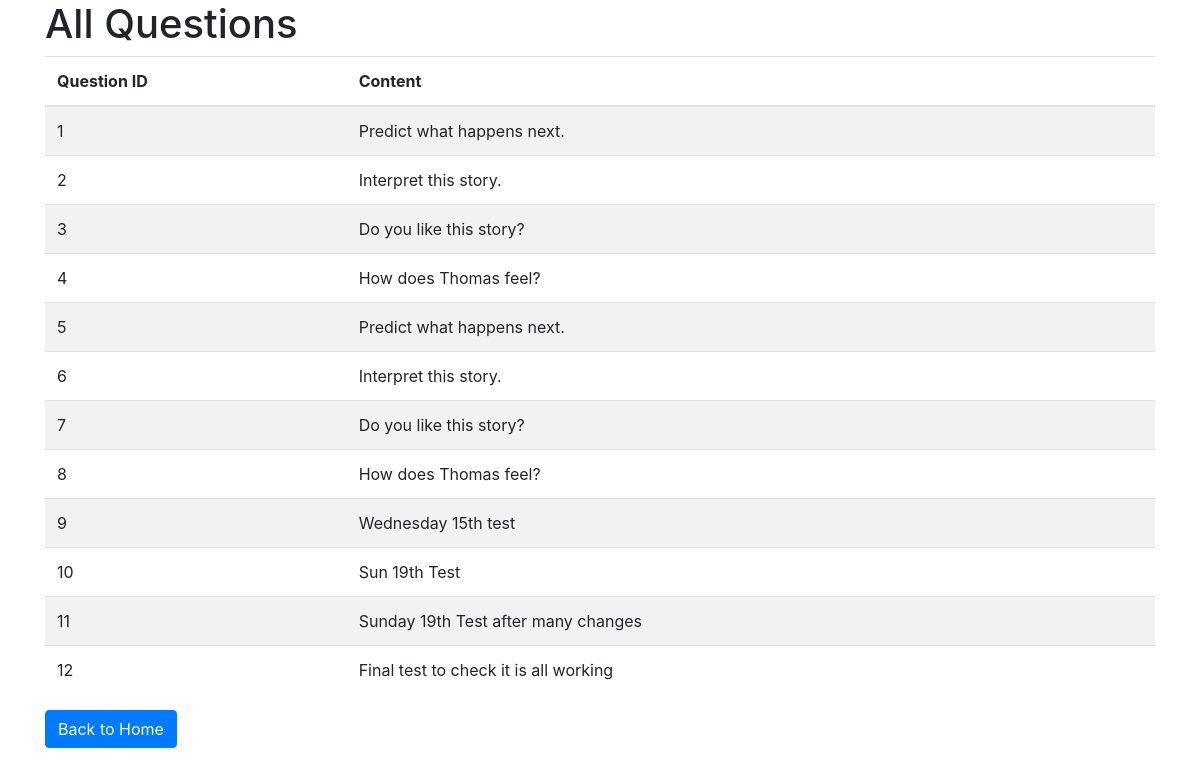
The app's page /see_all_questions, older data.
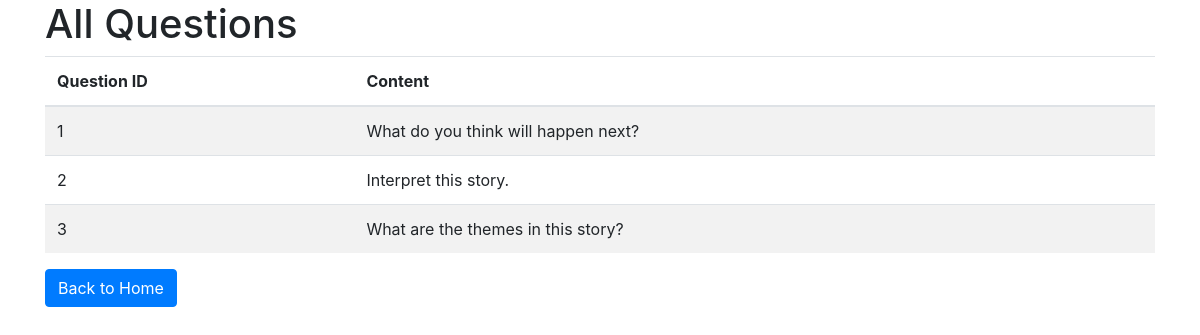
The same page, newer data.
### app/models.py (models this page shows, shortened)
class Question(db.Model):
    __tablename__ = 'question'
    question_id = db.Column(db.Integer, primary_key=True, autoincrement=True)
    content = db.Column(db.Text, nullable=False)

### app/routes.py (the view)
@bp.route('/see_all_questions')
def see_all_questions():
    questions = question_service.get_all_questions()
    return render_template('see_all_questions.html', questions=questions)

### app/services/question_service.py (called while the page is built)
def get_all_questions():
    return Question.query.all()

### app/templates/see_all_questions.html (shortened to what this page needs)
<!DOCTYPE html>
<html lang="en">
<head>
    <link rel="stylesheet" href="https://stackpath.bootstrapcdn.com/bootstrap/4.5.2/css/bootstrap.min.css">
</head>
<body>
    <div class="container">
        <h1>All Questions</h1>
        <table class="table table-striped">
            <thead>
                <tr>
                    <th>Question ID</th>
                    <th>Content</th>
                </tr>
            </thead>
            <tbody>
                {% for question in questions %}
                <tr>
                    <td>{{ question.question_id }}</td>
                    <td>{{ question.content }}</td>
                </tr>
                {% endfor %}
            </tbody>
        </table>
        <a href="{{ url_for('main.index') }}" class="btn btn-primary">Back to Home</a>
    </div>
</body>
</html>

Row changes from the older to the newer data that the page shows:
removed Question: question_id "4", content "How does Thomas feel?"
removed Question: question_id "5", content "Predict what happens next."
removed Question: question_id "6", content "Interpret this story."
removed Question: question_id "7", content "Do you like this story?"
removed Question: question_id "8", content "How does Thomas feel?"
removed Question: question_id "9", content "Wednesday 15th test"
removed Question: question_id "10", content "Sun 19th Test"
removed Question: question_id "11", content "Sunday 19th Test after many changes"
removed Question: question_id "12", content "Final test to check it is all working"
changed Question id 1: content "Predict what happens next." → "What do you think will happen next?"
changed Question id 3: content "Do you like this story?" → "What are the themes in this story?"
